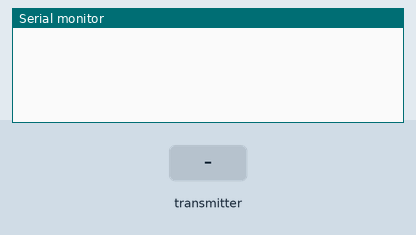
Simulated run of this sketch. Board: ESP8266 (NodeMCU). Shown: the last lines printed to the serial monitor. Inputs (shaded band) come from the test bench.

Above: at 1.2 s.
1.3 s: the transmitter starts sending x = 0
At 1.61 s:
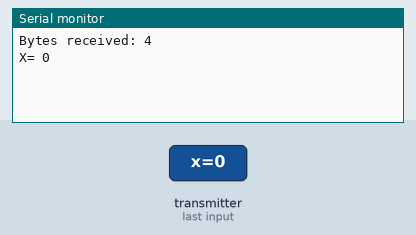
2.8 s: the transmitter starts sending x = 256
At 3.11 s:
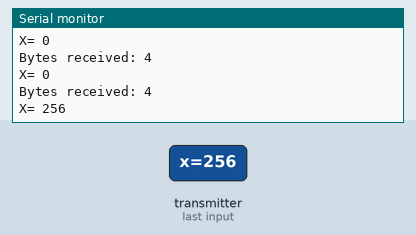

The sketch:

ESPNOW_Reciver_relay.ino
```cpp
#include <ESP8266WiFi.h>
#include <espnow.h>

int relay = D5; //پین رله

typedef struct temp_struct {
  int x;
} temp_struct;

temp_struct myData;  //ذخیره دیتای دریافتی

void OnDataRecv(uint8_t * mac, uint8_t *incomingData, uint8_t len) {
  memcpy(&myData, incomingData, sizeof(myData));
  Serial.print("Bytes received: ");
  Serial.println(len);
  Serial.print("X= ");
  Serial.println(myData.x); //نمایش دیتای ذخیره شده
  Serial.println();
}

void setup() {
  Serial.begin(115200);

  pinMode(relay, LOW);

  WiFi.mode(WIFI_STA);

  if (esp_now_init() != 0) {
    Serial.println("Error initializing ESP-NOW");
    return;
  }

  esp_now_set_self_role(ESP_NOW_ROLE_SLAVE);
  esp_now_register_recv_cb(OnDataRecv);
}

void loop() {

  if(myData.x == 1)
    {
      pinMode(relay, HIGH);
    }else
   {
      pinMode(relay, LOW);
   }

}
```

Measured:
- after the input at 1.3 s, the serial monitor: prints a new line at once (image 1)
- after the input at 2.8 s, the serial monitor: prints a new line at once (image 2)
